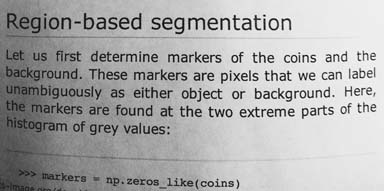
#> input picture skimage.data.page(), 384 x 191 px
$ python make_images.py   (older library calls are emulated)
#> lines starting #> are read from the running program, lines starting #| are printed output that depends on the picture; after the words box and inside, x2 and y2 are one past the last pixel; in counts of white or black regions, pixels touching at a corner belong together
#!/usr/bin/env python3
import subprocess

import matplotlib.pyplot as plt
import numpy as np
import scipy.ndimage
import skimage.draw
import skimage.measure
import skimage.filters
import skimage.morphology
import skimage.transform


def pairwise(iterable):
    a = iter(iterable)
    return zip(a, a)


# [4 lines left out: function binary_dilation, not called in this run]


def write_image(name, image):
    plt.imsave(name, image, cmap='gray')
    try:
        subprocess.run([
            'pngout',
            '-y',
            name,
            name,
        ], check=True)
    except FileNotFoundError:
        pass


def essentials_binarization():
    image = skimage.data.page()
#> image is the input picture: shape (191, 384); min 0, max 255, mean 171.5
    write_image('essentials_binarization_uneven_illumination.png', image)
    binary = image >= skimage.filters.threshold_otsu(image)
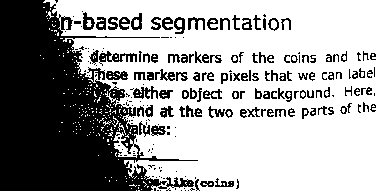
#> binary: shape (191, 384) bool; 64.3% white; 222 black regions (105 under 20 px), largest, box (x1, y1, x2, y2) and area: (0, 0, 198, 191) 19862, (99, 51, 137, 66) 229, (158, 177, 194, 189) 184
    write_image('essentials_binarization_uneven_illumination_otsu.png', binary)
    binary = image >= skimage.filters.threshold_sauvola(image, window_size=21)
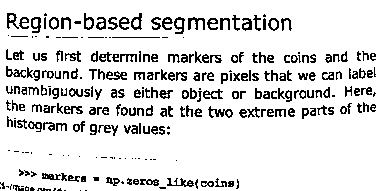
#> binary: shape (191, 384) bool; 87.4% white; black in thin lines or dots
    write_image('essentials_binarization_uneven_illumination_sauvola.png', binary)

    image = skimage.data.camera()
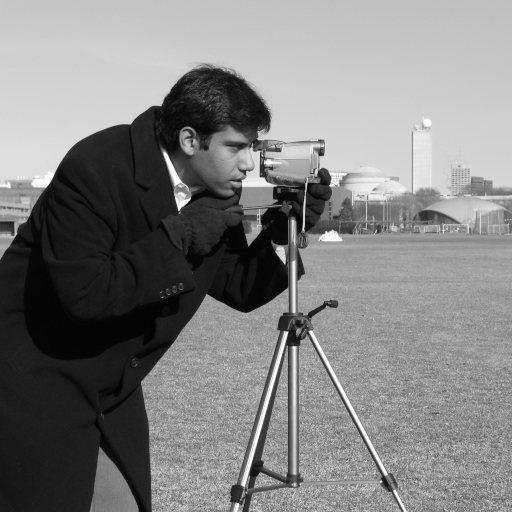
#> input picture skimage.data.camera(), 512 x 512 px
#> image is the input picture: shape (512, 512); min 0, max 255, mean 129.1
    write_image('essentials_binarization_window_size.png', image)
    binary = image >= skimage.filters.threshold_otsu(image)
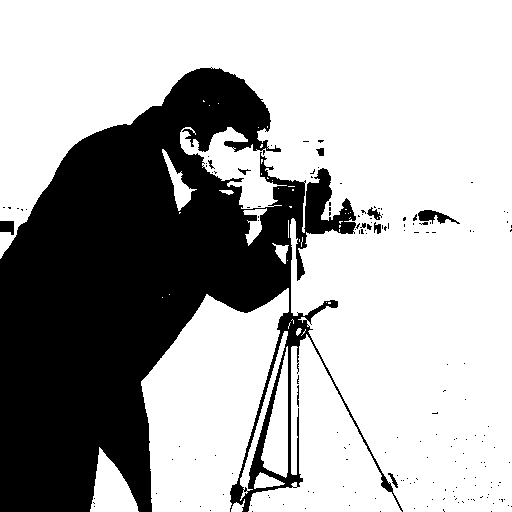
#> binary: shape (512, 512) bool; 68% white; 169 black regions (158 under 20 px), largest, box (x1, y1, x2, y2) and area: (0, 67, 403, 512) 82763, (418, 210, 460, 224) 286, (0, 221, 14, 235) 163
    write_image('essentials_binarization_window_size_otsu.png', binary)
    binary = image >= skimage.filters.threshold_sauvola(image, window_size=21)
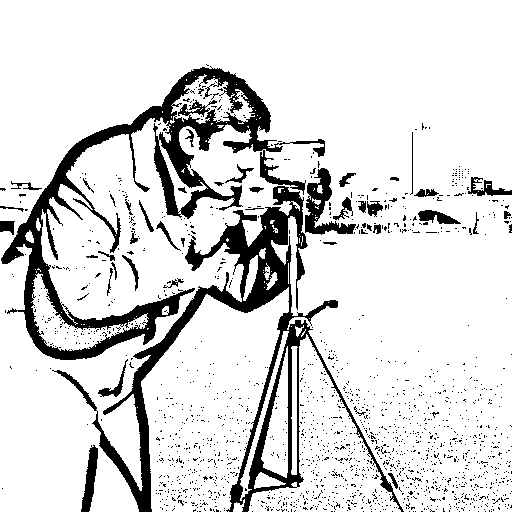
#> binary: shape (512, 512) bool; 85.6% white; 1692 black regions (1648 under 20 px), largest, box (x1, y1, x2, y2) and area: (1, 66, 325, 360) 15109, (52, 186, 404, 512) 13847, (305, 168, 356, 235) 1244
    write_image('essentials_binarization_window_size_sauvola.png', binary)


def essentials_distance_transform():
#> (the run stopped early here; a loop or call above may not have finished)
